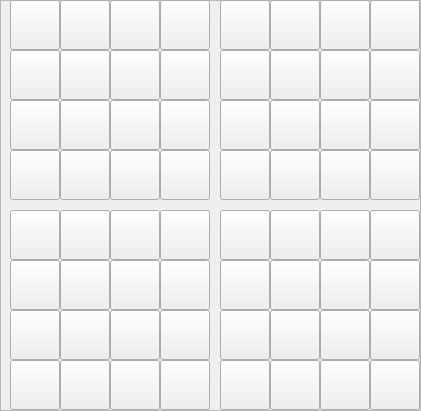
   <widget class="QFrame" name="frame">
    <property name="geometry">
     <rect>
      <x>130</x>
      <y>90</y>
      <width>421</width>
      <height>411</height>
     </rect>
    </property>
    <property name="frameShape">
     <enum>QFrame::StyledPanel</enum>
    </property>
    <property name="frameShadow">
     <enum>QFrame::Raised</enum>
    </property>
    <widget class="QPushButton" name="btn_1">
     <property name="geometry">
      <rect>
       <x>10</x>
       <y>0</y>
       <width>50</width>
       <height>50</height>
      </rect>
     </property>
     <property name="text">
      <string/>
     </property>
    </widget>
    <widget class="QPushButton" name="btn_2">
     <property name="geometry">
      <rect>
       <x>60</x>
       <y>0</y>
       <width>50</width>
       <height>50</height>
      </rect>
     </property>
     <property name="text">
      <string/>
     </property>
    </widget>
    <widget class="QPushButton" name="btn_3">
     <property name="geometry">
      <rect>
       <x>110</x>
       <y>0</y>
       <width>50</width>
       <height>50</height>
      </rect>
     </property>
     <property name="text">
      <string/>
     </property>
    </widget>
    <widget class="QPushButton" name="btn_4">
     <property name="geometry">
      <rect>
       <x>160</x>
       <y>0</y>
       <width>50</width>
       <height>50</height>
      </rect>
     </property>
     <property name="text">
      <string/>
     </property>
    </widget>
    <widget class="QPushButton" name="btn_5">
     <property name="geometry">
      <rect>
       <x>220</x>
       <y>0</y>
       <width>50</width>
       <height>50</height>
      </rect>
     </property>
     <property name="text">
      <string/>
     </property>
    </widget>
    <widget class="QPushButton" name="btn_6">
     <property name="geometry">
      <rect>
       <x>370</x>
       <y>0</y>
       <width>50</width>
       <height>50</height>
      </rect>
     </property>
     <property name="text">
      <string/>
     </property>
    </widget>
    <widget class="QPushButton" name="btn_7">
     <property name="geometry">
      <rect>
       <x>270</x>
       <y>0</y>
       <width>50</width>
       <height>50</height>
      </rect>
     </property>
     <property name="text">
      <string/>
     </property>
    </widget>
    <widget class="QPushButton" name="btn_8">
     <property name="geometry">
      <rect>
       <x>320</x>
       <y>0</y>
       <width>50</width>
       <height>50</height>
      </rect>
     </property>
     <property name="text">
      <string/>
     </property>
    </widget>
    <widget class="QPushButton" name="btn_17">
     <property name="geometry">
      <rect>
       <x>320</x>
       <y>50</y>
       <width>50</width>
       <height>50</height>
      </rect>
     </property>
     <property name="text">
      <string/>
     </property>
    </widget>
    <widget class="QPushButton" name="btn_18">
     <property name="geometry">
      <rect>
       <x>10</x>
       <y>50</y>
       <width>50</width>
       <height>50</height>
      </rect>
     </property>
     <property name="text">
      <string/>
     </property>
    </widget>
    <widget class="QPushButton" name="btn_19">
     <property name="geometry">
      <rect>
       <x>220</x>
       <y>50</y>
       <width>50</width>
       <height>50</height>
      </rect>
     </property>
     <property name="text">
      <string/>
     </property>
    </widget>
    <widget class="QPushButton" name="btn_20">
     <property name="geometry">
      <rect>
       <x>160</x>
       <y>50</y>
       <width>50</width>
       <height>50</height>
      </rect>
     </property>
     <property name="text">
      <string/>
     </property>
    </widget>
    <widget class="QPushButton" name="btn_21">
     <property name="geometry">
      <rect>
       <x>370</x>
       <y>50</y>
       <width>50</width>
       <height>50</height>
      </rect>
     </property>
     <property name="text">
      <string/>
     </property>
    </widget>
    <widget class="QPushButton" name="btn_22">
     <property name="geometry">
      <rect>
       <x>270</x>
       <y>50</y>
       <width>50</width>
       <height>50</height>
      </rect>
     </property>
     <property name="text">
      <string/>
     </property>
    </widget>
    <widget class="QPushButton" name="btn_23">
     <property name="geometry">
      <rect>
       <x>60</x>
       <y>50</y>
       <width>50</width>
       <height>50</height>
      </rect>
     </property>
     <property name="text">
      <string/>
     </property>
    </widget>
    <widget class="QPushButton" name="btn_24">
     <property name="geometry">
      <rect>
       <x>110</x>
       <y>50</y>
       <width>50</width>
       <height>50</height>
      </rect>
     </property>
     <property name="text">
      <string/>
     </property>
    </widget>
    <widget class="QPushButton" name="btn_25">
     <property name="geometry">
      <rect>
       <x>320</x>
       <y>100</y>
       <width>50</width>
       <height>50</height>
      </rect>
     </property>
     <property name="text">
      <string/>
     </property>
    </widget>
    <widget class="QPushButton" name="btn_26">
     <property name="geometry">
      <rect>
       <x>10</x>
       <y>100</y>
       <width>50</width>
       <height>50</height>
      </rect>
     </property>
     <property name="text">
      <string/>
     </property>
    </widget>
    <widget class="QPushButton" name="btn_27">
     <property name="geometry">
      <rect>
       <x>220</x>
       <y>100</y>
       <width>50</width>
       <height>50</height>
      </rect>
     </property>
     <property name="text">
      <string/>
     </property>
    </widget>
    <widget class="QPushButton" name="btn_28">
     <property name="geometry">
      <rect>
       <x>160</x>
       <y>100</y>
       <width>50</width>
       <height>50</height>
      </rect>
     </property>
     <property name="text">
      <string/>
     </property>
    </widget>
    <widget class="QPushButton" name="btn_29">
     <property name="geometry">
      <rect>
       <x>370</x>
       <y>100</y>
       <width>50</width>
       <height>50</height>
      </rect>
     </property>
     <property name="text">
      <string/>
     </property>
    </widget>
    <widget class="QPushButton" name="btn_30">
     <property name="geometry">
      <rect>
       <x>270</x>
       <y>100</y>
       <width>50</width>
       <height>50</height>
      </rect>
     </property>
     <property name="text">
      <string/>
     </property>
    </widget>
    <widget class="QPushButton" name="btn_31">
     <property name="geometry">
      <rect>
       <x>60</x>
       <y>100</y>
       <width>50</width>
       <height>50</height>
      </rect>
     </property>
     <property name="text">
      <string/>
     </property>
    </widget>
    <widget class="QPushButton" name="btn_32">
     <property name="geometry">
      <rect>
       <x>110</x>
       <y>100</y>
       <width>50</width>
       <height>50</height>
      </rect>
     </property>
     <property name="text">
      <string/>
     </property>
    </widget>
    <widget class="QPushButton" name="btn_33">
     <property name="geometry">
      <rect>
       <x>320</x>
       <y>150</y>
       <width>50</width>
       <height>50</height>
      </rect>
     </property>
     <property name="text">
      <string/>
     </property>
    </widget>
    <widget class="QPushButton" name="btn_34">
     <property name="geometry">
      <rect>
       <x>10</x>
       <y>150</y>
       <width>50</width>
       <height>50</height>
      </rect>
     </property>
     <property name="text">
      <string/>
     </property>
    </widget>
    <widget class="QPushButton" name="btn_35">
     <property name="geometry">
      <rect>
       <x>220</x>
       <y>150</y>
       <width>50</width>
       <height>50</height>
      </rect>
     </property>
     <property name="text">
      <string/>
     </property>
    </widget>
    <widget class="QPushButton" name="btn_36">
     <property name="geometry">
      <rect>
       <x>160</x>
       <y>150</y>
       <width>50</width>
       <height>50</height>
      </rect>
     </property>
     <property name="text">
      <string/>
     </property>
    </widget>
    <widget class="QPushButton" name="btn_37">
     <property name="geometry">
      <rect>
       <x>370</x>
       <y>150</y>
       <width>50</width>
       <height>50</height>
      </rect>
     </property>
     <property name="text">
      <string/>
     </property>
    </widget>
    <widget class="QPushButton" name="btn_38">
     <property name="geometry">
      <rect>
       <x>270</x>
       <y>150</y>
       <width>50</width>
       <height>50</height>
      </rect>
     </property>
     <property name="text">
      <string/>
     </property>
    </widget>
    <widget class="QPushButton" name="btn_39">
     <property name="geometry">
      <rect>
       <x>60</x>
       <y>150</y>
       <width>50</width>
       <height>50</height>
      </rect>
     </property>
     <property name="text">
      <string/>
     </property>
    </widget>
    <widget class="QPushButton" name="btn_40">
     <property name="geometry">
      <rect>
       <x>110</x>
       <y>150</y>
       <width>50</width>
       <height>50</height>
      </rect>
     </property>
     <property name="text">
      <string/>
     </property>
    </widget>
    <widget class="QPushButton" name="btn_41">
     <property name="geometry">
      <rect>
       <x>320</x>
       <y>210</y>
       <width>50</width>
       <height>50</height>
      </rect>
     </property>
     <property name="text">
      <string/>
     </property>
    </widget>
    <widget class="QPushButton" name="btn_42">
     <property name="geometry">
      <rect>
       <x>10</x>
       <y>210</y>
       <width>50</width>
       <height>50</height>
      </rect>
     </property>
     <property name="text">
      <string/>
     </property>
    </widget>
    <widget class="QPushButton" name="btn_43">
     <property name="geometry">
      <rect>
       <x>220</x>
       <y>210</y>
       <width>50</width>
       <height>50</height>
      </rect>
     </property>
     <property name="text">
      <string/>
     </property>
    </widget>
    <widget class="QPushButton" name="btn_44">
     <property name="geometry">
      <rect>
       <x>160</x>
       <y>210</y>
       <width>50</width>
       <height>50</height>
      </rect>
     </property>
     <property name="text">
      <string/>
     </property>
    </widget>
    <widget class="QPushButton" name="btn_45">
     <property name="geometry">
      <rect>
       <x>370</x>
       <y>210</y>
       <width>50</width>
       <height>50</height>
      </rect>
     </property>
     <property name="text">
      <string/>
     </property>
    </widget>
    <widget class="QPushButton" name="btn_46">
     <property name="geometry">
      <rect>
       <x>270</x>
       <y>210</y>
       <width>50</width>
       <height>50</height>
      </rect>
     </property>
     <property name="text">
      <string/>
     </property>
    </widget>
    <widget class="QPushButton" name="btn_47">
     <property name="geometry">
      <rect>
       <x>60</x>
       <y>210</y>
       <width>50</width>
       <height>50</height>
      </rect>
     </property>
     <property name="text">
      <string/>
     </property>
    </widget>
    <widget class="QPushButton" name="btn_48">
     <property name="geometry">
      <rect>
       <x>110</x>
       <y>210</y>
       <width>50</width>
       <height>50</height>
      </rect>
     </property>
     <property name="text">
      <string/>
     </property>
    </widget>
    <widget class="QPushButton" name="btn_49">
     <property name="geometry">
      <rect>
       <x>320</x>
       <y>260</y>
       <width>50</width>
       <height>50</height>
      </rect>
     </property>
     <property name="text">
      <string/>
     </property>
    </widget>
    <widget class="QPushButton" name="btn_50">
     <property name="geometry">
      <rect>
       <x>10</x>
       <y>260</y>
       <width>50</width>
       <height>50</height>
      </rect>
     </property>
     <property name="text">
      <string/>
     </property>
    </widget>
    <widget class="QPushButton" name="btn_51">
     <property name="geometry">
      <rect>
       <x>220</x>
       <y>260</y>
       <width>50</width>
       <height>50</height>
      </rect>
     </property>
     <property name="text">
      <string/>
     </property>
    </widget>
    <widget class="QPushButton" name="btn_52">
     <property name="geometry">
      <rect>
       <x>160</x>
       <y>260</y>
       <width>50</width>
       <height>50</height>
      </rect>
     </property>
     <property name="text">
      <string/>
     </property>
    </widget>
    <widget class="QPushButton" name="btn_53">
     <property name="geometry">
      <rect>
       <x>370</x>
       <y>260</y>
       <width>50</width>
       <height>50</height>
      </rect>
     </property>
     <property name="text">
      <string/>
     </property>
    </widget>
    <widget class="QPushButton" name="btn_54">
     <property name="geometry">
      <rect>
       <x>270</x>
       <y>260</y>
       <width>50</width>
       <height>50</height>
      </rect>
     </property>
     <property name="text">
      <string/>
     </property>
    </widget>
    <widget class="QPushButton" name="btn_55">
     <property name="geometry">
      <rect>
       <x>60</x>
       <y>260</y>
       <width>50</width>
       <height>50</height>
      </rect>
     </property>
     <property name="text">
      <string/>
     </property>
    </widget>
    <widget class="QPushButton" name="btn_56">
     <property name="geometry">
      <rect>
       <x>110</x>
       <y>260</y>
       <width>50</width>
       <height>50</height>
      </rect>
     </property>
     <property name="text">
      <string/>
     </property>
    </widget>
    <widget class="QPushButton" name="btn_57">
     <property name="geometry">
      <rect>
       <x>320</x>
       <y>310</y>
       <width>50</width>
       <height>50</height>
      </rect>
     </property>
     <property name="text">
      <string/>
     </property>
    </widget>
    <widget class="QPushButton" name="btn_58">
     <property name="geometry">
      <rect>
       <x>10</x>
       <y>310</y>
       <width>50</width>
       <height>50</height>
      </rect>
     </property>
     <property name="text">
      <string/>
     </property>
    </widget>
    <widget class="QPushButton" name="btn_59">
     <property name="geometry">
      <rect>
       <x>220</x>
       <y>310</y>
       <width>50</width>
       <height>50</height>
      </rect>
     </property>
     <property name="text">
      <string/>
     </property>
    </widget>
    <widget class="QPushButton" name="btn_60">
     <property name="geometry">
      <rect>
       <x>160</x>
       <y>310</y>
       <width>50</width>
       <height>50</height>
      </rect>
     </property>
     <property name="text">
      <string/>
     </property>
    </widget>
    <widget class="QPushButton" name="btn_61">
     <property name="geometry">
      <rect>
       <x>370</x>
       <y>310</y>
       <width>50</width>
       <height>50</height>
      </rect>
     </property>
     <property name="text">
      <string/>
     </property>
    </widget>
    <widget class="QPushButton" name="btn_62">
     <property name="geometry">
      <rect>
       <x>270</x>
       <y>310</y>
       <width>50</width>
       <height>50</height>
      </rect>
     </property>
     <property name="text">
      <string/>
     </property>
    </widget>
    <widget class="QPushButton" name="btn_63">
     <property name="geometry">
      <rect>
       <x>60</x>
       <y>310</y>
       <width>50</width>
       <height>50</height>
      </rect>
     </property>
     <property name="text">
      <string/>
     </property>
    </widget>
    <widget class="QPushButton" name="btn_64">
     <property name="geometry">
      <rect>
       <x>110</x>
       <y>310</y>
       <width>50</width>
       <height>50</height>
      </rect>
     </property>
     <property name="text">
      <string/>
     </property>
    </widget>
    <widget class="QPushButton" name="btn_65">
     <property name="geometry">
      <rect>
       <x>320</x>
       <y>360</y>
       <width>50</width>
       <height>50</height>
      </rect>
     </property>
     <property name="text">
      <string/>
     </property>
    </widget>
    <widget class="QPushButton" name="btn_66">
     <property name="geometry">
      <rect>
       <x>10</x>
       <y>360</y>
       <width>50</width>
       <height>50</height>
      </rect>
     </property>
     <property name="text">
      <string/>
     </property>
    </widget>
    <widget class="QPushButton" name="btn_67">
     <property name="geometry">
      <rect>
       <x>220</x>
       <y>360</y>
       <width>50</width>
       <height>50</height>
      </rect>
     </property>
     <property name="text">
      <string/>
     </property>
    </widget>
    <widget class="QPushButton" name="btn_68">
     <property name="geometry">
      <rect>
       <x>160</x>
       <y>360</y>
       <width>50</width>
       <height>50</height>
      </rect>
     </property>
     <property name="text">
      <string/>
     </property>
    </widget>
    <widget class="QPushButton" name="btn_69">
     <property name="geometry">
      <rect>
       <x>370</x>
       <y>360</y>
       <width>50</width>
       <height>50</height>
      </rect>
     </property>
     <property name="text">
      <string/>
     </property>
    </widget>
    <widget class="QPushButton" name="btn_70">
     <property name="geometry">
      <rect>
       <x>270</x>
       <y>360</y>
       <width>50</width>
       <height>50</height>
      </rect>
     </property>
     <property name="text">
      <string/>
     </property>
    </widget>
    <widget class="QPushButton" name="btn_71">
     <property name="geometry">
      <rect>
       <x>60</x>
       <y>360</y>
       <width>50</width>
       <height>50</height>
      </rect>
     </property>
     <property name="text">
      <string/>
     </property>
    </widget>
    <widget class="QPushButton" name="btn_72">
     <property name="geometry">
      <rect>
       <x>110</x>
       <y>360</y>
       <width>50</width>
       <height>50</height>
      </rect>
     </property>
     <property name="text">
      <string/>
     </property>
    </widget>
   </widget>
